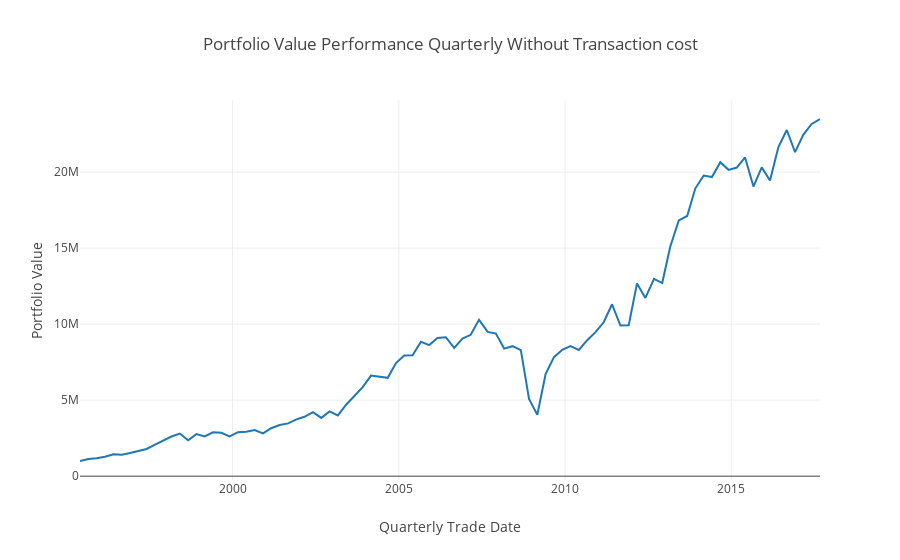

Write notebook code for a chart like this one.
### Code cell
trace_value = go.Scatter(x = time_ind, y = portfolio_cost_value, mode = 'lines', name = 'Mean-Variance')


data = [trace_value]
layout = dict(title = "Portfolio Value Performance Quarterly Without Transaction cost", 
              xaxis = dict(title = 'Quarterly Trade Date'), 
              yaxis = dict(title = 'Portfolio Value'))
fig = dict(data = data, layout = layout)
plotly.offline.iplot(fig)
